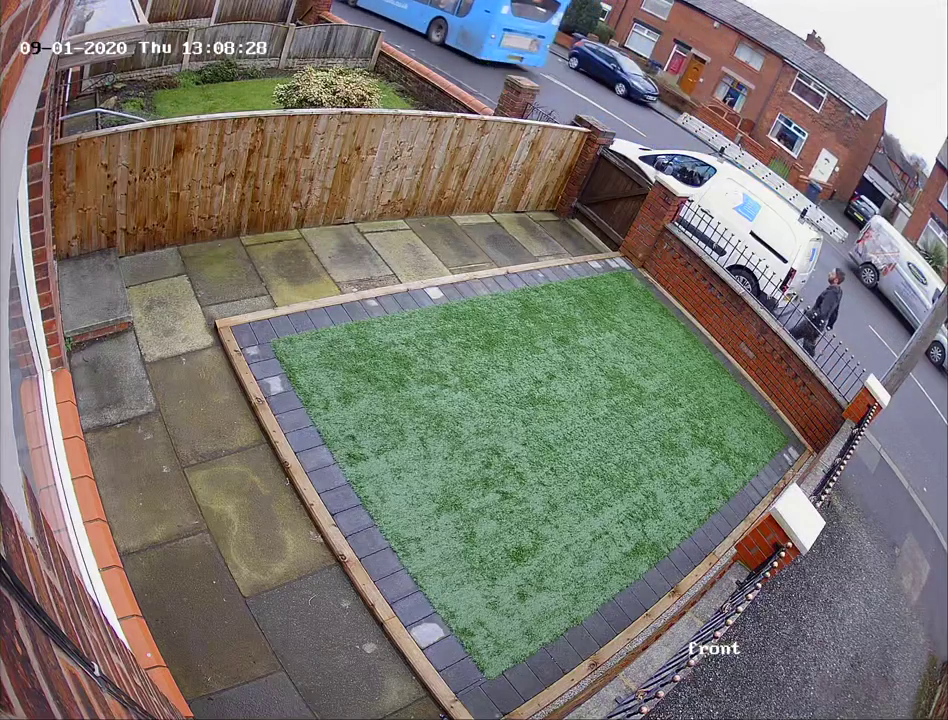
#> input picture frame 10 of videos/intrusion.mp4, 948 x 720 px, given in place of virat.mp4, which was not available
$ python calibration.py
#> lines starting #> are read from the running program, lines starting #| are printed output that depends on the picture; after the words box and inside, x2 and y2 are one past the last pixel; in counts of white or black regions, pixels touching at a corner belong together; pictures that were not available may be replaced by others from this repository, and a replacement may not be noted
### utils.py
import cv2
import numpy as np
from shapely.geometry import Point
from shapely.geometry.polygon import Polygon

# [4 lines left out: function isInside, not called in this run]

def point_to_new_perspective(matrix, list_points):
    list_points_to_detect = np.float32(list_points).reshape(-1, 1, 2)
    transformed_points = cv2.perspectiveTransform(list_points_to_detect, matrix)
    transformed_points_list = list()
    for i in range(0, transformed_points.shape[0]):
        transformed_points_list.append([transformed_points[i][0][0], transformed_points[i][0][1]])
    return np.array(transformed_points_list).astype('int')

# [40 lines left out: functions compute_point_perspective_transformation, get_red_green_boxes, get_birds_eye_view_image, get_red_green_box_image, not called in this run]

### calibration.py
import cv2
import numpy as np
import json
from utils import point_to_new_perspective
import argparse

parser = argparse.ArgumentParser()
parser.add_argument("--video", "--v", type=str, default='videos/virat.mp4', help="Video Input")
parser.add_argument("--points", "--p", type=str, default='configs/points.json', help="Json file that contains calibration points and intrusion points")
parser.add_argument('--config', "--c", type=str, default='configs/data.json', help="Json file that will store calibration data")
args = vars(parser.parse_args())

cap = cv2.VideoCapture(args['video'])

_, img = cap.read()
#> img is the input picture: shape (720, 948, 3); mean B, G, R 113.2, 120, 123.6

height, width = img.shape[:2]
#> height = 720; width = 948

def on_change(value):
    pass

cv2.namedWindow('trackbar')
cv2.resizeWindow('trackbar', 640, 240)
cv2.createTrackbar("Xtl", "trackbar", 20, 100, on_change)
cv2.createTrackbar("Xtr", "trackbar", 60, 100, on_change)
cv2.createTrackbar("Ytl", "trackbar", 79, 100, on_change)
cv2.createTrackbar("Ybr", "trackbar", 87, 100, on_change)

# load json
f = open(args['points'], 'r')
#> (reads configs/points.json from the repository)
metadata = json.load(f)

src = np.float32(metadata['calib_points'])
intrusion_points = np.float32(metadata['intrusion_points'])

dst_size = (800, 1080)

og_img = img.copy()

while True:
    points = src.reshape((-1,1,2)).astype(np.int32)
    img = cv2.polylines(og_img, [points], True, (0,255,0), thickness=4)

    xtl = cv2.getTrackbarPos("Xtl", "trackbar") / 100
    xtr = cv2.getTrackbarPos("Xtr", "trackbar") / 100
    ytl = cv2.getTrackbarPos("Ytl", "trackbar") / 100
    ybr = cv2.getTrackbarPos("Ybr", "trackbar") / 100

    dst_offset = np.float32([
        [xtl, ytl],
        [xtr, ytl],
        [xtr, ybr],
        [xtl, ybr]
    ])

    dst = dst_offset * np.float32(dst_size)

    H_matrix = cv2.getPerspectiveTransform(src, dst)

    eye_view_intrusion_points = point_to_new_perspective(H_matrix, intrusion_points)
    eye_view_intrusion_points = eye_view_intrusion_points.reshape((-1, 1, 2)).astype(np.int32)

    warped = cv2.warpPerspective(og_img, H_matrix, dst_size)
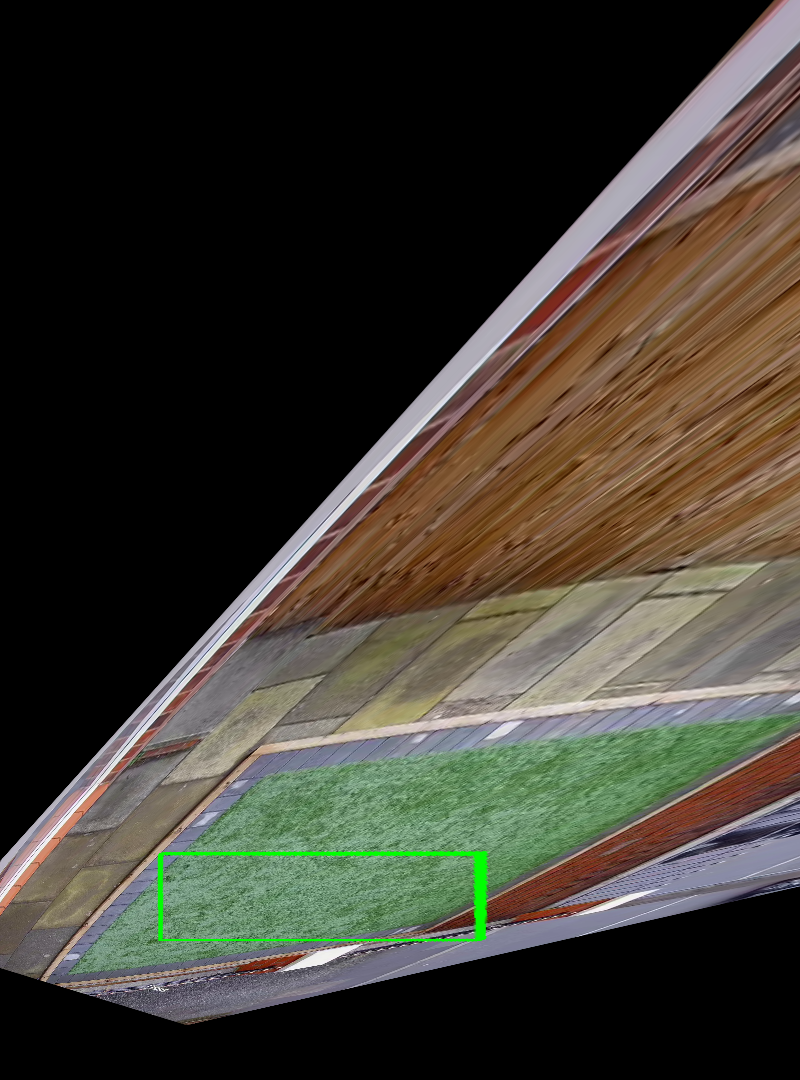
#> warped: shape (1080, 800, 3); mean B, G, R 49, 58.4, 62.2
    warped = cv2.polylines(warped, [eye_view_intrusion_points], True, (255, 0,0), thickness=4)
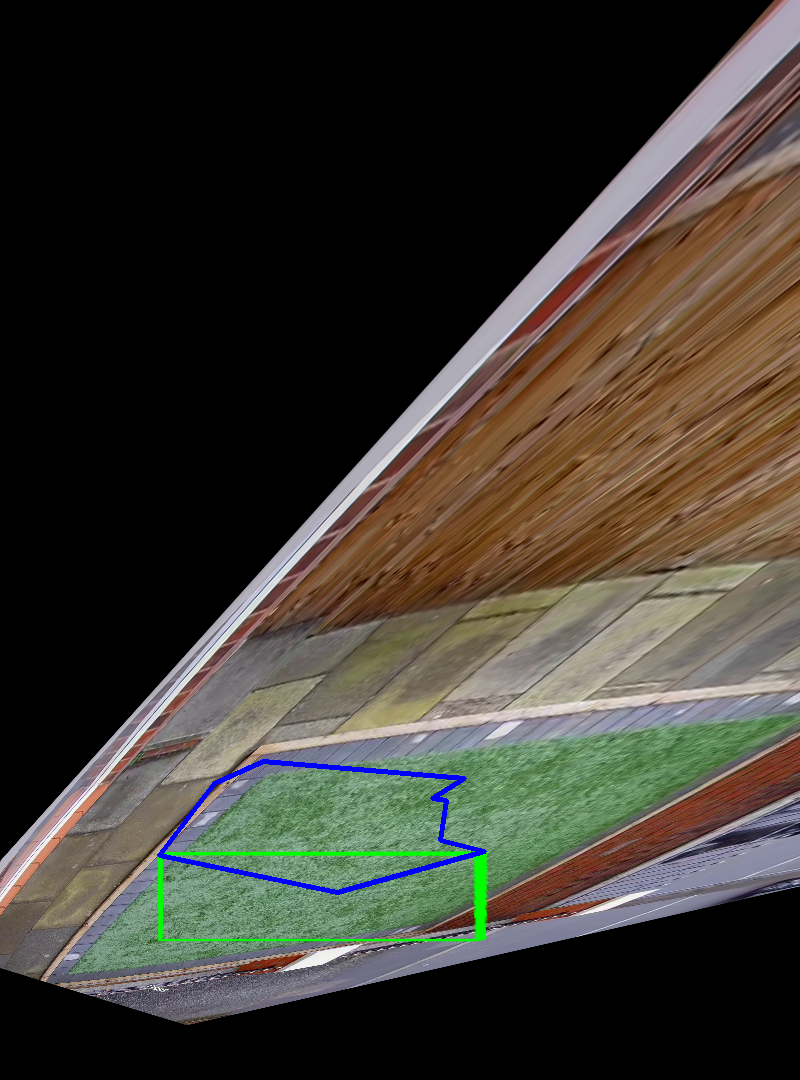
#> warped: shape (1080, 800, 3); 0.46% of pixels changed, all inside (x1, y1, x2, y2) = (157, 759, 487, 895)
    warped = cv2.resize(warped, (300, 600))
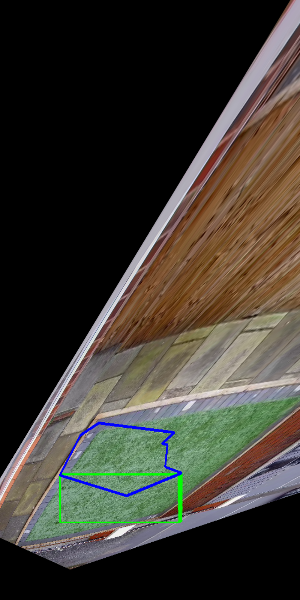
#> warped: shape (600, 300, 3); mean B, G, R 49.6, 57.7, 61.7

    cv2.imshow('warped', warped)
    key = cv2.waitKey(1)
#> (key q is pressed here)

    if key == ord('s'):
        metadata.update({'dst': dst_offset.tolist(), 'dst_size': dst_size})
        out_file = open(args['config'], "w")
        json.dump(metadata, out_file, indent = 4)
        out_file.close()
        break

    if key == ord('q'):
        break

cap.release()
cv2.destroyAllWindows()
